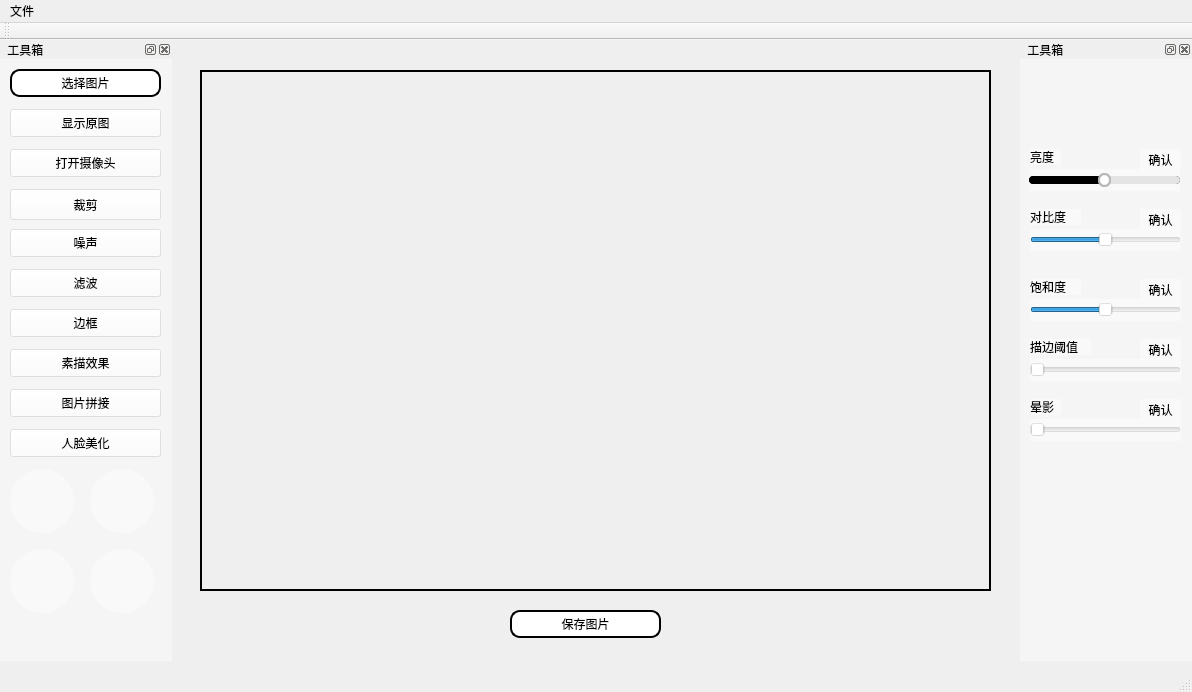
<?xml version="1.0" encoding="UTF-8"?>
<ui version="4.0">
 <class>MainWindow</class>
 <widget class="QMainWindow" name="MainWindow">
  <property name="geometry">
   <rect>
    <x>0</x>
    <y>0</y>
    <width>1192</width>
    <height>692</height>
   </rect>
  </property>
  <property name="windowTitle">
   <string>MainWindow</string>
  </property>
  <property name="autoFillBackground">
   <bool>false</bool>
  </property>
  <property name="styleSheet">
   <string notr="true">QSlider::groove:horizontal{
background:#000000;
height:8px;
border-radius:4px;
}

QSlider::add-page:horizontal{
background:#E4E4E4;
height:8px;
border-radius:4px;
}

QSlider::sub-page:horizontal{
background:#000000;
height:8px;
border-radius:4px;
}

QSlider::handle:horizontal{
width:13px;
margin-top:-3px;
margin-bottom:-3px;
border-radius:6px;
background:qradialgradient(spread:pad,cx:0.5,cy:0.5,radius:0.5,fx:0.5,fy:0.5,stop:0.6 #FFFFFF,stop:0.8 #B6B6B6);
}
QPushButton {
background-color:#ffffff;
border-width:2px;
border-color: #000000;
border-style: solid;
border-radius:10px;  
}
QGroupBox{
    border:2px solid;
    border-radius:5px;
    margin-top:0.5em;
}

QGroupBox::title{
    subcontrol-origin: margin;
    subcontrol-position: top center;
    padding:0 1px;
}
QSlider::groove:horizontal{
background:#000000;
height:8px;
border-radius:4px;
}

QSlider::add-page:horizontal{
background:#E4E4E4;
height:8px;
border-radius:4px;
}

QSlider::sub-page:horizontal{
background:#000000;
height:8px;
border-radius:4px;
}

QSlider::handle:horizontal{
width:13px;
margin-top:-3px;
margin-bottom:-3px;
border-radius:6px;
background:qradialgradient(spread:pad,cx:0.5,cy:0.5,radius:0.5,fx:0.5,fy:0.5,stop:0.6 #FFFFFF,stop:0.8 #B6B6B6);
}
QPushButton {
background-color:#ffffff;
border-width:2px;
border-color: #000000;
border-style: solid;
border-radius:10px;  
}
background-image: url(:/images/bg.jpg);</string>
  </property>
  <widget class="QWidget" name="centralWidget">
   <widget class="QDockWidget" name="dockWidget_1">
    <property name="geometry">
     <rect>
      <x>0</x>
      <y>0</y>
      <width>172</width>
      <height>621</height>
     </rect>
    </property>
    <property name="minimumSize">
     <size>
      <width>172</width>
      <height>46</height>
     </size>
    </property>
    <property name="styleSheet">
     <string notr="true">background-color: rgba(255, 255, 255, 100);</string>
    </property>
    <property name="windowTitle">
     <string> 工具箱</string>
    </property>
    <widget class="QWidget" name="dockWidgetContents_2">
     <widget class="QPushButton" name="pushButton_origin">
      <property name="geometry">
       <rect>
        <x>10</x>
        <y>50</y>
        <width>151</width>
        <height>28</height>
       </rect>
      </property>
      <property name="text">
       <string>显示原图</string>
      </property>
     </widget>
     <widget class="QPushButton" name="pushButton_cam">
      <property name="geometry">
       <rect>
        <x>10</x>
        <y>90</y>
        <width>151</width>
        <height>28</height>
       </rect>
      </property>
      <property name="styleSheet">
       <string notr="true"/>
      </property>
      <property name="text">
       <string>打开摄像头</string>
      </property>
     </widget>
     <widget class="QPushButton" name="pushButton_choose">
      <property name="geometry">
       <rect>
        <x>10</x>
        <y>10</y>
        <width>151</width>
        <height>28</height>
       </rect>
      </property>
      <property name="styleSheet">
       <string notr="true">QPushButton {
background-color:#ffffff;
border-width:2px;
border-color: #000000;
border-style: solid;
border-radius:10px;  
}</string>
      </property>
      <property name="text">
       <string>选择图片</string>
      </property>
     </widget>
     <widget class="QPushButton" name="pushButton_fliter">
      <property name="geometry">
       <rect>
        <x>10</x>
        <y>210</y>
        <width>151</width>
        <height>28</height>
       </rect>
      </property>
      <property name="text">
       <string>滤波</string>
      </property>
     </widget>
     <widget class="QPushButton" name="pushButton_noi">
      <property name="geometry">
       <rect>
        <x>10</x>
        <y>170</y>
        <width>151</width>
        <height>28</height>
       </rect>
      </property>
      <property name="text">
       <string>噪声</string>
      </property>
     </widget>
     <widget class="QPushButton" name="pushButton_cut">
      <property name="geometry">
       <rect>
        <x>10</x>
        <y>130</y>
        <width>151</width>
        <height>31</height>
       </rect>
      </property>
      <property name="text">
       <string>裁剪</string>
      </property>
     </widget>
     <widget class="QPushButton" name="pushButton_concat">
      <property name="geometry">
       <rect>
        <x>10</x>
        <y>330</y>
        <width>151</width>
        <height>28</height>
       </rect>
      </property>
      <property name="autoFillBackground">
       <bool>false</bool>
      </property>
      <property name="styleSheet">
       <string notr="true"/>
      </property>
      <property name="text">
       <string>图片拼接</string>
      </property>
      <property name="autoRepeat">
       <bool>false</bool>
      </property>
      <property name="autoDefault">
       <bool>false</bool>
      </property>
      <property name="default">
       <bool>false</bool>
      </property>
      <property name="flat">
       <bool>false</bool>
      </property>
     </widget>
     <widget class="QPushButton" name="pushButton_sumiao">
      <property name="geometry">
       <rect>
        <x>10</x>
        <y>290</y>
        <width>151</width>
        <height>28</height>
       </rect>
      </property>
      <property name="autoFillBackground">
       <bool>false</bool>
      </property>
      <property name="styleSheet">
       <string notr="true"/>
      </property>
      <property name="text">
       <string>素描效果</string>
      </property>
      <property name="autoRepeat">
       <bool>false</bool>
      </property>
      <property name="autoDefault">
       <bool>false</bool>
      </property>
      <property name="default">
       <bool>false</bool>
      </property>
      <property name="flat">
       <bool>false</bool>
      </property>
     </widget>
     <widget class="QPushButton" name="pushButton_edge">
      <property name="geometry">
       <rect>
        <x>10</x>
        <y>250</y>
        <width>151</width>
        <height>28</height>
       </rect>
      </property>
      <property name="text">
       <string>边框</string>
      </property>
     </widget>
     <widget class="QPushButton" name="pushButton_face">
      <property name="geometry">
       <rect>
        <x>10</x>
        <y>370</y>
        <width>151</width>
        <height>28</height>
       </rect>
      </property>
      <property name="autoFillBackground">
       <bool>false</bool>
      </property>
      <property name="styleSheet">
       <string notr="true"/>
      </property>
      <property name="text">
       <string>人脸美化</string>
      </property>
      <property name="autoRepeat">
       <bool>false</bool>
      </property>
      <property name="autoDefault">
       <bool>false</bool>
      </property>
      <property name="default">
       <bool>false</bool>
      </property>
      <property name="flat">
       <bool>false</bool>
      </property>
     </widget>
     <widget class="QPushButton" name="pushButton_mirrorY">
      <property name="geometry">
       <rect>
        <x>90</x>
        <y>490</y>
        <width>64</width>
        <height>64</height>
       </rect>
      </property>
      <property name="styleSheet">
       <string notr="true">border-radius:32px;
background-repeat:no-repeat;
background-position:center;
background-image: url(:/images/chuizhi.png);</string>
      </property>
      <property name="text">
       <string/>
      </property>
     </widget>
     <widget class="QPushButton" name="pushButton_turnright">
      <property name="geometry">
       <rect>
        <x>90</x>
        <y>410</y>
        <width>64</width>
        <height>64</height>
       </rect>
      </property>
      <property name="styleSheet">
       <string notr="true">border-radius:32px;
background-repeat:no-repeat;
background-position:center;
background-image: url(:/images/turn-right.png);</string>
      </property>
      <property name="text">
       <string/>
      </property>
     </widget>
     <widget class="QPushButton" name="pushButton_turnleft">
      <property name="geometry">
       <rect>
        <x>10</x>
        <y>410</y>
        <width>64</width>
        <height>64</height>
       </rect>
      </property>
      <property name="styleSheet">
       <string notr="true">border-radius:32px;
background-repeat:no-repeat;
background-position:center;
background-image: url(:/images/turn-left.png);</string>
      </property>
      <property name="text">
       <string/>
      </property>
     </widget>
     <widget class="QPushButton" name="pushButton_mirrorX">
      <property name="geometry">
       <rect>
        <x>10</x>
        <y>490</y>
        <width>64</width>
        <height>64</height>
       </rect>
      </property>
      <property name="styleSheet">
       <string notr="true">border-radius:32px;
background-repeat:no-repeat;
background-position:center;
background-image: url(:/images/shuiping.png);</string>
      </property>
      <property name="text">
       <string/>
      </property>
     </widget>
    </widget>
   </widget>
   <widget class="QLabel" name="label_show">
    <property name="geometry">
     <rect>
      <x>200</x>
      <y>30</y>
      <width>791</width>
      <height>521</height>
     </rect>
    </property>
    <property name="styleSheet">
     <string notr="true"/>
    </property>
    <property name="frameShape">
     <enum>QFrame::WinPanel</enum>
    </property>
    <property name="lineWidth">
     <number>1</number>
    </property>
    <property name="text">
     <string/>
    </property>
   </widget>
   <widget class="QDockWidget" name="dockWidget_2">
    <property name="geometry">
     <rect>
      <x>1020</x>
      <y>0</y>
      <width>172</width>
      <height>621</height>
     </rect>
    </property>
    <property name="minimumSize">
     <size>
      <width>172</width>
      <height>46</height>
     </size>
    </property>
    <property name="styleSheet">
     <string notr="true">background-color: rgba(255, 255, 255, 100);</string>
    </property>
    <property name="windowTitle">
     <string> 工具箱</string>
    </property>
    <widget class="QWidget" name="dockWidgetContents_3">
     <widget class="QSlider" name="horizontalSlider_halation">
      <property name="geometry">
       <rect>
        <x>10</x>
        <y>360</y>
        <width>151</width>
        <height>22</height>
       </rect>
      </property>
      <property name="minimum">
       <number>0</number>
      </property>
      <property name="maximum">
       <number>100</number>
      </property>
      <property name="sliderPosition">
       <number>0</number>
      </property>
      <property name="orientation">
       <enum>Qt::Horizontal</enum>
      </property>
     </widget>
     <widget class="QLabel" name="label_4">
      <property name="geometry">
       <rect>
        <x>10</x>
        <y>340</y>
        <width>31</width>
        <height>16</height>
       </rect>
      </property>
      <property name="text">
       <string>晕影</string>
      </property>
     </widget>
     <widget class="QSlider" name="horizontalSlider_contour">
      <property name="geometry">
       <rect>
        <x>10</x>
        <y>300</y>
        <width>151</width>
        <height>22</height>
       </rect>
      </property>
      <property name="minimum">
       <number>0</number>
      </property>
      <property name="maximum">
       <number>255</number>
      </property>
      <property name="sliderPosition">
       <number>0</number>
      </property>
      <property name="orientation">
       <enum>Qt::Horizontal</enum>
      </property>
     </widget>
     <widget class="QLabel" name="label_5">
      <property name="geometry">
       <rect>
        <x>10</x>
        <y>280</y>
        <width>61</width>
        <height>16</height>
       </rect>
      </property>
      <property name="text">
       <string>描边阈值</string>
      </property>
     </widget>
     <widget class="QSlider" name="horizontalSlider_saturation">
      <property name="geometry">
       <rect>
        <x>10</x>
        <y>240</y>
        <width>151</width>
        <height>22</height>
       </rect>
      </property>
      <property name="minimum">
       <number>-100</number>
      </property>
      <property name="maximum">
       <number>100</number>
      </property>
      <property name="sliderPosition">
       <number>0</number>
      </property>
      <property name="orientation">
       <enum>Qt::Horizontal</enum>
      </property>
     </widget>
     <widget class="QPushButton" name="pushButton_satucomfirm">
      <property name="geometry">
       <rect>
        <x>120</x>
        <y>220</y>
        <width>41</width>
        <height>21</height>
       </rect>
      </property>
      <property name="styleSheet">
       <string notr="true">border-radius:32px;
background-repeat:no-repeat;
background-position:center;
background-image: url(:/images/);</string>
      </property>
      <property name="text">
       <string>确认</string>
      </property>
     </widget>
     <widget class="QLabel" name="label_2">
      <property name="geometry">
       <rect>
        <x>10</x>
        <y>150</y>
        <width>51</width>
        <height>16</height>
       </rect>
      </property>
      <property name="text">
       <string>对比度</string>
      </property>
     </widget>
     <widget class="QSlider" name="horizontalSlider_contrast">
      <property name="geometry">
       <rect>
        <x>10</x>
        <y>170</y>
        <width>151</width>
        <height>22</height>
       </rect>
      </property>
      <property name="minimum">
       <number>-100</number>
      </property>
      <property name="maximum">
       <number>100</number>
      </property>
      <property name="sliderPosition">
       <number>0</number>
      </property>
      <property name="orientation">
       <enum>Qt::Horizontal</enum>
      </property>
     </widget>
     <widget class="QLabel" name="label_3">
      <property name="geometry">
       <rect>
        <x>10</x>
        <y>220</y>
        <width>51</width>
        <height>16</height>
       </rect>
      </property>
      <property name="text">
       <string>饱和度</string>
      </property>
     </widget>
     <widget class="QLabel" name="label">
      <property name="geometry">
       <rect>
        <x>10</x>
        <y>90</y>
        <width>31</width>
        <height>16</height>
       </rect>
      </property>
      <property name="text">
       <string>亮度</string>
      </property>
     </widget>
     <widget class="QPushButton" name="pushButton_lightcomfirm">
      <property name="geometry">
       <rect>
        <x>120</x>
        <y>90</y>
        <width>41</width>
        <height>21</height>
       </rect>
      </property>
      <property name="styleSheet">
       <string notr="true">border-radius:32px;
background-repeat:no-repeat;
background-position:center;
</string>
      </property>
      <property name="text">
       <string>确认</string>
      </property>
     </widget>
     <widget class="QSlider" name="horizontalSlider_light">
      <property name="geometry">
       <rect>
        <x>9</x>
        <y>110</y>
        <width>151</width>
        <height>22</height>
       </rect>
      </property>
      <property name="styleSheet">
       <string notr="true">QSlider::groove:horizontal{
background:#000000;
height:8px;
border-radius:4px;
}

QSlider::add-page:horizontal{
background:#E4E4E4;
height:8px;
border-radius:4px;
}

QSlider::sub-page:horizontal{
background:#000000;
height:8px;
border-radius:4px;
}

QSlider::handle:horizontal{
width:13px;
margin-top:-3px;
margin-bottom:-3px;
border-radius:6px;
background:qradialgradient(spread:pad,cx:0.5,cy:0.5,radius:0.5,fx:0.5,fy:0.5,stop:0.6 #FFFFFF,stop:0.8 #B6B6B6);
}
</string>
      </property>
      <property name="minimum">
       <number>-100</number>
      </property>
      <property name="maximum">
       <number>100</number>
      </property>
      <property name="orientation">
       <enum>Qt::Horizontal</enum>
      </property>
      <property name="invertedAppearance">
       <bool>false</bool>
      </property>
      <property name="invertedControls">
       <bool>false</bool>
      </property>
     </widget>
     <widget class="QPushButton" name="pushButton_contrastcomfirm">
      <property name="geometry">
       <rect>
        <x>120</x>
        <y>150</y>
        <width>41</width>
        <height>21</height>
       </rect>
      </property>
      <property name="styleSheet">
       <string notr="true">border-radius:32px;
background-repeat:no-repeat;
background-position:center;
background-image: url(:/images/);</string>
      </property>
      <property name="text">
       <string>确认</string>
      </property>
     </widget>
     <widget class="QPushButton" name="pushButton_satucomfirm_2">
      <property name="geometry">
       <rect>
        <x>120</x>
        <y>280</y>
        <width>41</width>
        <height>21</height>
       </rect>
      </property>
      <property name="styleSheet">
       <string notr="true">border-radius:32px;
background-repeat:no-repeat;
background-position:center;
background-image: url(:/images/);</string>
      </property>
      <property name="text">
       <string>确认</string>
      </property>
     </widget>
     <widget class="QPushButton" name="pushButton_satucomfirm_3">
      <property name="geometry">
       <rect>
        <x>120</x>
        <y>340</y>
        <width>41</width>
        <height>21</height>
       </rect>
      </property>
      <property name="styleSheet">
       <string notr="true">border-radius:32px;
background-repeat:no-repeat;
background-position:center;
background-image: url(:/images/);</string>
      </property>
      <property name="text">
       <string>确认</string>
      </property>
     </widget>
    </widget>
   </widget>
   <widget class="QPushButton" name="pushButton_cam_2">
    <property name="geometry">
     <rect>
      <x>510</x>
      <y>570</y>
      <width>151</width>
      <height>28</height>
     </rect>
    </property>
    <property name="styleSheet">
     <string notr="true">QPushButton {
background-color:#ffffff;
border-width:2px;
border-color: #000000;
border-style: solid;
border-radius:10px;  
}</string>
    </property>
    <property name="text">
     <string>保存图片</string>
    </property>
   </widget>
  </widget>
  <widget class="QMenuBar" name="menuBar">
   <property name="geometry">
    <rect>
     <x>0</x>
     <y>0</y>
     <width>1192</width>
     <height>26</height>
    </rect>
   </property>
   <widget class="QMenu" name="menu">
    <property name="title">
     <string>文件</string>
    </property>
    <addaction name="actionopenfile"/>
    <addaction name="actionsavefile"/>
    <addaction name="actioncamera"/>
    <addaction name="actiondock_show"/>
   </widget>
   <addaction name="menu"/>
  </widget>
  <widget class="QToolBar" name="mainToolBar">
   <attribute name="toolBarArea">
    <enum>TopToolBarArea</enum>
   </attribute>
   <attribute name="toolBarBreak">
    <bool>false</bool>
   </attribute>
  </widget>
  <widget class="QStatusBar" name="statusBar"/>
  <action name="actionopenfile">
   <property name="text">
    <string>打开图片</string>
   </property>
   <property name="shortcut">
    <string>Ctrl+O</string>
   </property>
  </action>
  <action name="actionsavefile">
   <property name="text">
    <string>保存图片</string>
   </property>
   <property name="shortcut">
    <string>Ctrl+S</string>
   </property>
  </action>
  <action name="actiondock_show">
   <property name="text">
    <string>显示工具箱</string>
   </property>
   <property name="toolTip">
    <string>dock_show</string>
   </property>
  </action>
  <action name="actioncamera">
   <property name="text">
    <string>打开摄像头</string>
   </property>
  </action>
 </widget>
 <layoutdefault spacing="6" margin="11"/>
 <resources/>
 <connections/>
</ui>
